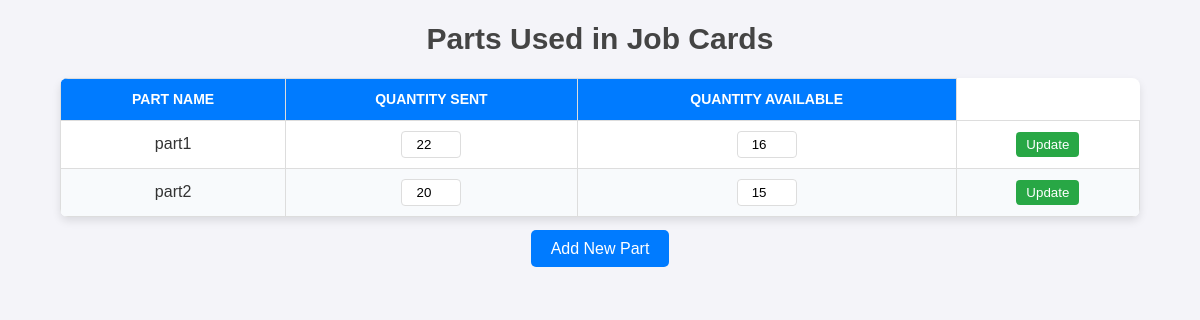
Page /materials on the earlier database version.
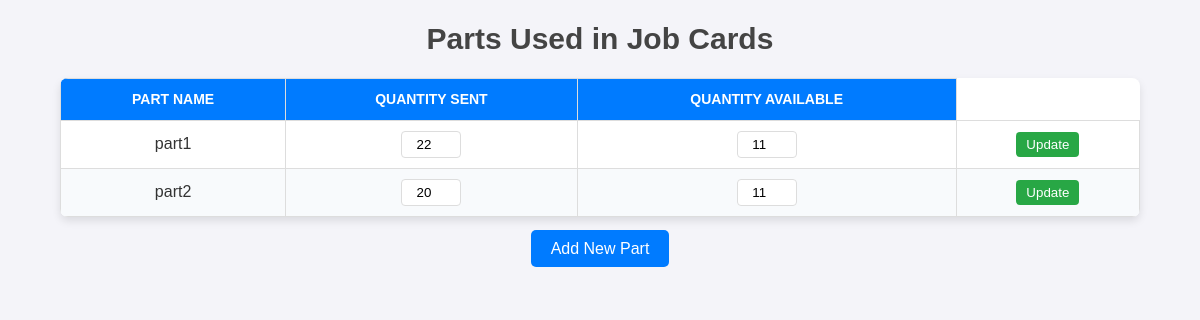
Same page on the later database version.
### app.py (models this page shows, shortened)
class Part(db.Model):
    id = db.Column(db.Integer, primary_key=True)
    name = db.Column(db.String(100), nullable=False)
    quantity_sent = db.Column(db.Integer, nullable=False, default=0)  # Pieces sent by admin
    quantity_available = db.Column(db.Integer, nullable=False, default=0)  # Available pieces

### app.py (the view, shortened to what this page needs)
@app.route('/materials', methods=['GET', 'POST'])
def materials():
    parts = Part.query.all()
    return render_template('material.html', parts=parts)

### templates/material.html (shortened to what this page needs)
<!DOCTYPE html>
<html lang="en">
<head>
    <link rel="stylesheet" href="{{ url_for('static', filename='style.css') }}">
</head>
<body>
    <h2>Parts Used in Job Cards</h2>
    <table>
        <thead>
            <tr>
                <th>Part Name</th>
                <th>Quantity Sent</th>
                <th>Quantity Available</th>
            </tr>
        </thead>
        <tbody>
            {% for part in parts %}
                <tr>
                    <form action="{{ url_for('update_part', part_id=part.id) }}" method="POST">
                        <td>{{ part.name }}</td>
                        <td><input type="number" name="quantitySent" value="{{ part.quantity_sent }}" min="0"></td>
                        <td><input type="number" name="quantityAvailable" value="{{ part.quantity_available }}" min="0"></td>
                        <td>
                            <button type="submit">Update</button>
                        </td>
                    </form>
                </tr>
            {% endfor %}
        </tbody>
    </table>
    <div class="add-part">
        <a href="{{ url_for('add_part') }}">Add New Part</a>
    </div>
</body>
</html>

Differences in the rows shown:
changed Part "part1": quantityAvailable "16" → "11"
changed Part "part2": quantityAvailable "15" → "11"
